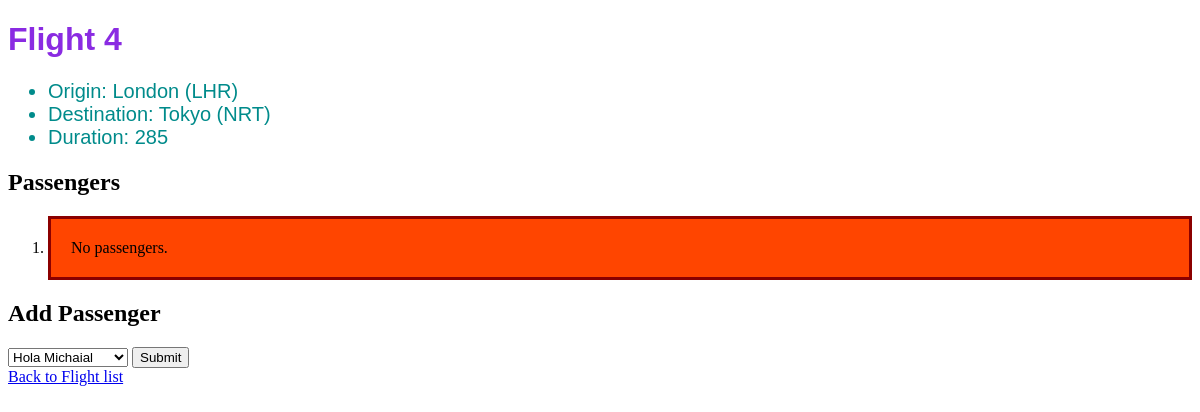
/flights/4, run on the app's committed database.
### flights/models.py (models this page shows, shortened)
class Flight(models.Model):
	origin = models.ForeignKey(Airport, on_delete=models.CASCADE, related_name="depatures")
	destination = models.ForeignKey(Airport, on_delete=models.CASCADE, related_name="Arrivals")
	duration = models.IntegerField()

class Airport(models.Model):
	code = models.CharField(max_length=3)
	city = models.CharField(max_length=64)
	def __str__(self):
		return f"{self.city} ({self.code})"

### flights/views.py (the view)
# urls.py: path("<int:flight_id>",views.flight, name="flight"),
def flight(request,flight_id):
	flight = Flight.objects.get(pk=flight_id)
	return render(request,"flightflight.html",{
		"flight": flight,
		"Passenger": flight.passenger.all(),
		"non_passenger": Passenger.objects.exclude(flights=flight).all()
		})

### flights/models.py (called while the page is built)
	def __str__(self):
		return f"{self.first} {self.last}"

### flights/templates/flightflight.html (shortened to what this page needs)
{% extends "combined.html" %}
{% block body %}
	<h1>Flight {{flight.id}}</h1>
	<ul>
		<li>Origin: {{ flight.origin }}</li>
		<li>Destination: {{ flight.destination }}</li>
		<li>Duration: {{ flight.duration }}</li>
	</ul>
	<h2>Passengers</h2>
	<ol>
		{% for passenger in Passenger %}
		<li>{{ passenger }}</li>
		{% empty %}
		<li id="warning">No passengers.</li>
		{% endfor %}
	</ol>
	<h2>Add Passenger</h2>
	<form action="{% url 'book' flight.id %}" method="post">
		<select name="passenger">
			{% for passenger in non_passenger %}
				<option value="{{ passenger.id }}">{{ passenger }}</option>
			{% endfor %}
		</select>
		<input type="submit" name="submit">
	</form>
	<a href="{% url 'index' %}">Back to Flight list</a>
{% endblock %}

### flights/static/css/makeover.css (style rules this page uses)
h1 { font-family: Roboto mono, sans-serif; color: blueviolet;, }
ul li { font-family: Roboto mono, sans-serif; color: darkcyan; font-size: 20px; }
#warning { border: 3px solid darkred; padding: 20px; background-color: orangered; }

### data on the page
Flight: id "4", origin "London (LHR)", destination "Tokyo (NRT)", duration "285"

### other printed values
form field passenger "Hola Michaial"
